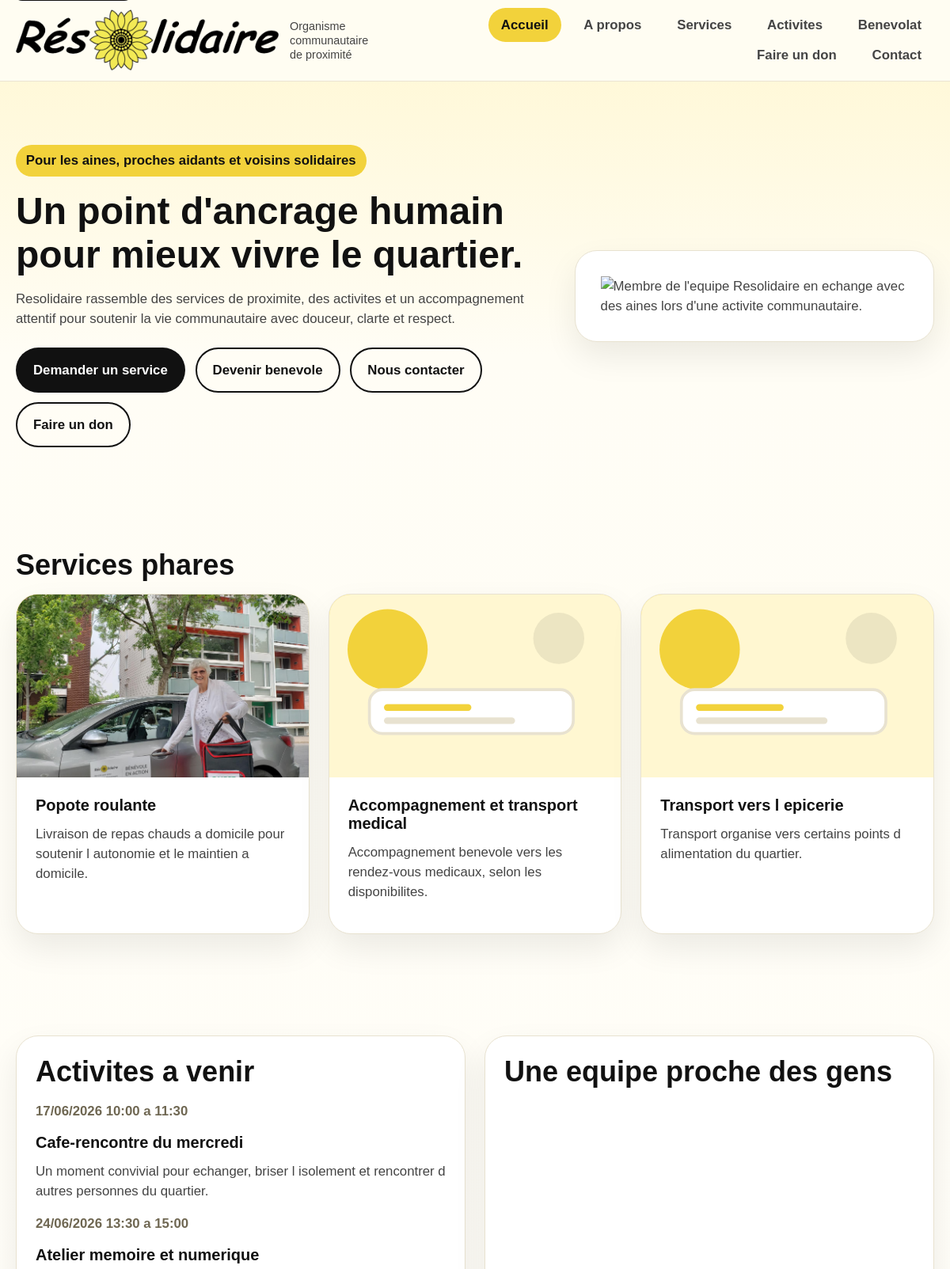
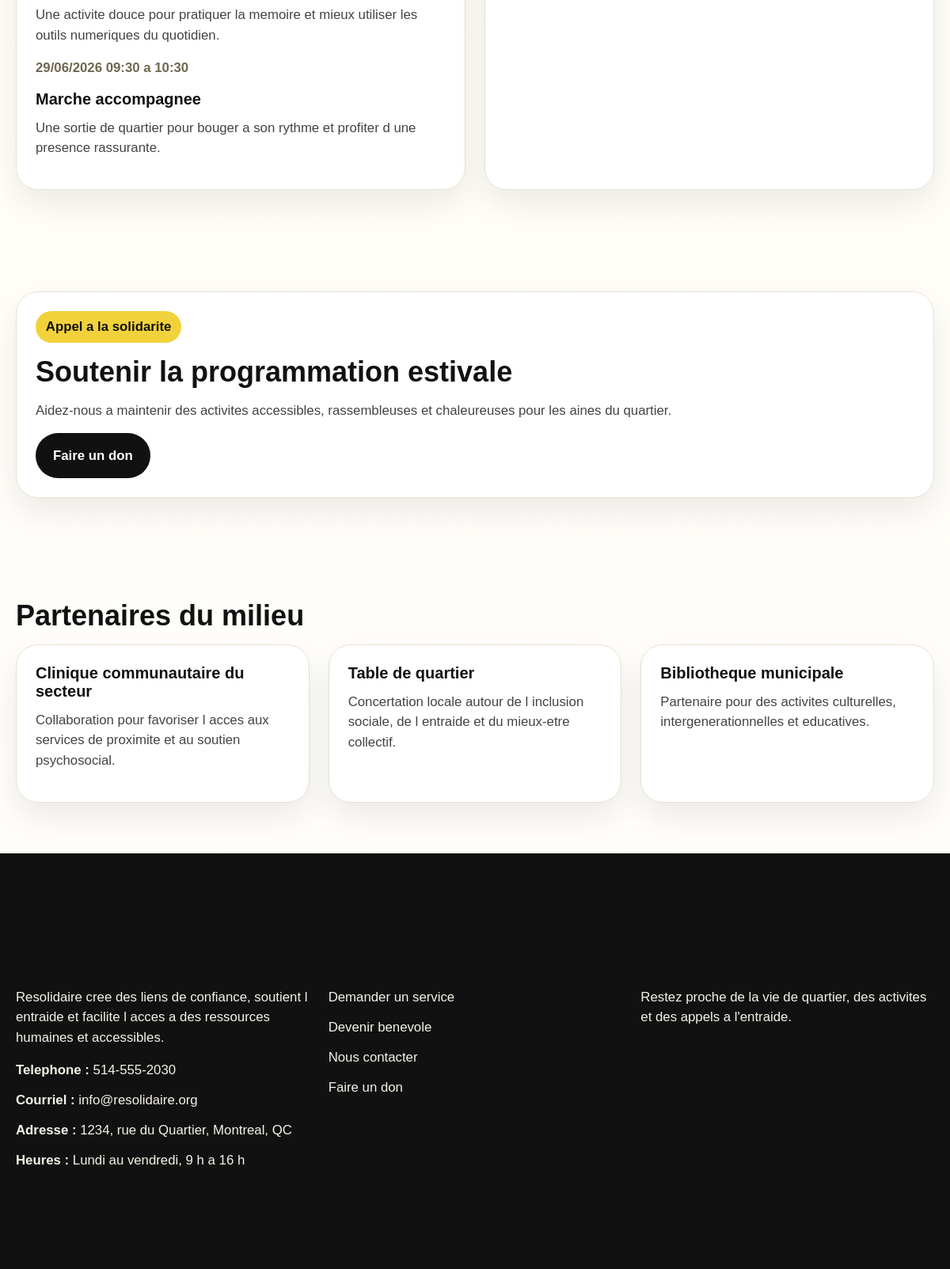
The page /index.php on the database its author committed (2 pictures, top to bottom).
### tables this page shows
CREATE TABLE services (
  id INT AUTO_INCREMENT PRIMARY KEY,
  title VARCHAR(180) NOT NULL,
  slug VARCHAR(180) NOT NULL UNIQUE,
  short_description TEXT,
  full_description TEXT,
  eligibility TEXT,
  price_info TEXT,
  contact_info TEXT,
  image VARCHAR(255),
  display_order INT DEFAULT 0,
  is_active TINYINT(1) DEFAULT 1,
  updated_at TIMESTAMP DEFAULT CURRENT_TIMESTAMP ON UPDATE CURRENT_TIMESTAMP
);

CREATE TABLE activities (
  id INT AUTO_INCREMENT PRIMARY KEY,
  title VARCHAR(180) NOT NULL,
  description TEXT,
  activity_date DATE,
  start_time TIME,
  end_time TIME,
  location VARCHAR(180),
  price VARCHAR(100),
  image VARCHAR(255),
  is_published TINYINT(1) DEFAULT 1,
  created_at TIMESTAMP DEFAULT CURRENT_TIMESTAMP
);

CREATE TABLE donation_calls (
  id INT AUTO_INCREMENT PRIMARY KEY,
  title VARCHAR(180) NOT NULL,
  description TEXT,
  button_text VARCHAR(100),
  button_url VARCHAR(255),
  image VARCHAR(255),
  is_active TINYINT(1) DEFAULT 1,
  created_at TIMESTAMP DEFAULT CURRENT_TIMESTAMP
);

CREATE TABLE partners (
  id INT AUTO_INCREMENT PRIMARY KEY,
  name VARCHAR(180) NOT NULL,
  description TEXT,
  logo VARCHAR(255),
  website_url VARCHAR(255),
  display_order INT DEFAULT 0,
  is_active TINYINT(1) DEFAULT 1,
  created_at TIMESTAMP DEFAULT CURRENT_TIMESTAMP
);

### app/helpers/functions.php (called while the page is built, shortened)
<?php
function e(?string $value): string
{
    return htmlspecialchars((string) $value, ENT_QUOTES, 'UTF-8');
}
function public_url(string $path = ''): string
{
    $scriptName = str_replace('\\', '/', $_SERVER['SCRIPT_NAME'] ?? '');
    return '/' . ltrim($path, '/');
}
function asset_url(string $path): string
{
    $scriptName = str_replace('\\', '/', $_SERVER['SCRIPT_NAME'] ?? '');
    return '/assets/' . ltrim($path, '/');
}
function upload_url(?string $path): string
{
    if (!$path) {
        return asset_url('images/placeholders/default-card.svg');
    }
    return asset_url('uploads/' . ltrim($path, '/'));
}
function format_date(?string $date, string $format = 'd/m/Y'): string
{
    $timestamp = strtotime($date);
    return $timestamp ? date($format, $timestamp) : '';
}
function format_datetime(?string $date, ?string $timeStart = null, ?string $timeEnd = null): string
{
    $parts = [format_date($date)];
    if ($timeStart) {
        $parts[] = substr($timeStart, 0, 5);
    }
    if ($timeEnd) {
        $parts[] = 'a ' . substr($timeEnd, 0, 5);
    }
    return implode(' ', $parts);
}

### app/config/database.php (called while the page is built, shortened)
<?php
function db(): PDO
{
    static $pdo = null;
    if ($pdo instanceof PDO) {
        return $pdo;
    }
    $host = '127.0.0.1';
    $port = '3306';
    $database = 'resolidaire';
    $username = 'root';
    $password = '';
    $charset = 'utf8mb4';
    $dsn = "mysql:host={$host};port={$port};dbname={$database};charset={$charset}";
    $options = [
        PDO::ATTR_ERRMODE => PDO::ERRMODE_EXCEPTION,
        PDO::ATTR_DEFAULT_FETCH_MODE => PDO::FETCH_ASSOC,
        PDO::ATTR_EMULATE_PREPARES => false,
    ];
    $pdo = new PDO($dsn, $username, $password, $options);
    return $pdo;
}

### app/models/Service.php (called while the page is built, shortened)
<?php
class Service
{
    public static function featured(int $limit = 4): array
    {
        $stmt = db()->prepare('SELECT * FROM services WHERE is_active = 1 ORDER BY display_order ASC LIMIT :service_limit');
        $stmt->bindValue(':service_limit', $limit, PDO::PARAM_INT);
        $stmt->execute();
        return $stmt->fetchAll();
    }
}

### app/models/Activity.php (called while the page is built, shortened)
<?php
class Activity
{
    public static function upcoming(int $limit = 3): array
    {
        $stmt = db()->prepare('
            SELECT * FROM activities
            WHERE is_published = 1
            ORDER BY activity_date ASC, start_time ASC
            LIMIT :activity_limit
        ');
        $stmt->bindValue(':activity_limit', $limit, PDO::PARAM_INT);
        $stmt->execute();
        return $stmt->fetchAll();
    }
}

### app/models/DonationCall.php (called while the page is built, shortened)
<?php
class DonationCall
{
    public static function activeOne(): ?array
    {
        $stmt = db()->query('SELECT * FROM donation_calls WHERE is_active = 1 ORDER BY created_at DESC LIMIT 1');
        $item = $stmt->fetch();
        return $item ?: null;
    }
}

### app/models/Partner.php (called while the page is built, shortened)
<?php
class Partner
{
    public static function all(bool $activeOnly = false): array
    {
        $sql = 'SELECT * FROM partners';
        if ($activeOnly) {
            $sql .= ' WHERE is_active = 1';
        }
        $sql .= ' ORDER BY display_order ASC, name ASC';
        return db()->query($sql)->fetchAll();
    }
}

### public/index.php (the view, shortened to what this page needs)
<?php
require_once __DIR__ . '/../includes/header.php';
$featuredServices = Service::featured(3);
$activities = Activity::upcoming(3);
$partners = array_slice(Partner::all(true), 0, 4);
$donationCall = DonationCall::activeOne();
require_once __DIR__ . '/../includes/nav.php';
?>
<main id="main-content">
    <section class="hero">
        <div class="container hero-grid">
            <div class="hero-copy">
                <span class="eyebrow">Pour les aines, proches aidants et voisins solidaires</span>
                <h1>Un point d'ancrage humain pour mieux vivre le quartier.</h1>
                <p>Resolidaire rassemble des services de proximite, des activites et un accompagnement attentif pour soutenir la vie communautaire avec douceur, clarte et respect.</p>
                <div class="quick-links">
                    <a class="button" href="<?= e(public_url('services.php')); ?>">Demander un service</a>
                    <a class="button button-secondary" href="<?= e(public_url('benevolat.php')); ?>">Devenir benevole</a>
                    <a class="button button-secondary" href="<?= e(public_url('contact.php')); ?>">Nous contacter</a>
                    <a class="button button-secondary" href="<?= e(public_url('don.php')); ?>">Faire un don</a>
                </div>
            </div>
            <div class="hero-card hero-media">
                <img src="<?= e(asset_url('images/hero/home-hero-photo.png')); ?>" alt="Membre de l'equipe Resolidaire en echange avec des aines lors d'une activite communautaire.">
            </div>
        </div>
    </section>
    <section>
        <div class="container">
            <h2>Services phares</h2>
            <div class="cards-grid">
                <?php foreach ($featuredServices as $service): ?>
                    <article class="card">
                        <div class="card-media"><img src="<?= e(upload_url($service['image'])); ?>" alt="<?= e($service['title']); ?>"></div>
                        <div class="card-body">
                            <h3><?= e($service['title']); ?></h3>
                            <p><?= e($service['short_description']); ?></p>
                        </div>
                    </article>
                <?php endforeach; ?>
            </div>
        </div>
    </section>
    <section>
        <div class="container split-grid">
            <div class="panel">
                <h2>Activites a venir</h2>
                <?php foreach ($activities as $activity): ?>
                    <article>
                        <p class="meta"><?= e(format_datetime($activity['activity_date'], $activity['start_time'], $activity['end_time'])); ?></p>
                        <h3><?= e($activity['title']); ?></h3>
                        <p><?= e($activity['description']); ?></p>
                    </article>
                <?php endforeach; ?>
            </div>
            <div class="panel">
                <h2>Une equipe proche des gens</h2>
            </div>
        </div>
    </section>
    <?php if ($donationCall): ?>
        <section>
            <div class="container">
                <div class="panel">
                    <span class="eyebrow">Appel a la solidarite</span>
                    <h2><?= e($donationCall['title']); ?></h2>
                    <p><?= e($donationCall['description']); ?></p>
                    <a class="button" href="<?= e($donationCall['button_url'] ?: SiteSetting::get('donation_url', '#')); ?>" target="_blank" rel="noopener">
                        <?= e($donationCall['button_text'] ?: 'Faire un don'); ?>
                    </a>
                </div>
            </div>
        </section>
    <?php endif; ?>
    <section>
        <div class="container">
            <h2>Partenaires du milieu</h2>
            <div class="cards-grid">
                <?php foreach ($partners as $partner): ?>
                    <article class="card">
                        <div class="card-body">
                            <h3><?= e($partner['name']); ?></h3>
                            <p><?= e($partner['description']); ?></p>
                        </div>
                    </article>
                <?php endforeach; ?>
            </div>
        </div>
    </section>
</main>
<?php require_once __DIR__ . '/../includes/footer.php'; ?>

### public/assets/css/style.css (style rules this page uses)
:root { --color-primary: #f2d23b; --color-black: #111111; --color-text: #444444; --color-bg: #fffdf5; --color-white: #ffffff; --color-border: #e8e2d0; --color-accent: #f7f0ce; --shadow-soft: 0 18px 40px rgba(17, 17, 17, 0.08); --radius-lg: 28px; --radius-md: 18px; --radius-sm: 12px; --container: 1160px; }
body { font-family: Arial, sans-serif; background: linear-gradient(180deg, #fff7d1 0%, var(--color-bg) 14%, #fffefb 100%); color: var(--color-text); font-size: 1.05rem; }
.container { width: min(calc(100% - 2rem), var(--container)); margin: 0 auto; }
main { display: block; }
section { padding: 4rem 0; }
.hero { padding: 5rem 0 4rem; }
.hero-grid, .split-grid, .footer-grid, .stats-grid, .cards-grid { display: grid; gap: 1.5rem; }
.hero-grid { grid-template-columns: 1.2fr 0.8fr; align-items: center; }
.hero-card, .panel, .card, .stat-card, .contact-card { background: var(--color-white); border: 1px solid var(--color-border); border-radius: var(--radius-lg); box-shadow: var(--shadow-soft); }
.hero-card { padding: 2rem; }
.eyebrow { display: inline-block; padding: 0.45rem 0.8rem; background: var(--color-primary); border-radius: 999px; font-weight: 700; color: var(--color-black); margin-bottom: 1rem; }
h1, h2, h3 { color: var(--color-black); line-height: 1.15; }
h1 { font-size: clamp(2.3rem, 4vw, 4.5rem); margin-bottom: 1rem; }
h2 { font-size: clamp(1.7rem, 3vw, 2.7rem); margin-bottom: 1rem; }
h3 { font-size: 1.25rem; margin-bottom: 0.75rem; }
p { margin-bottom: 1rem; }
.button, button, .button-link { display: inline-flex; align-items: center; justify-content: center; gap: 0.5rem; min-height: 48px; padding: 0.85rem 1.25rem; border-radius: 999px; border: 2px solid transparent; background: var(--color-black); color: var(--color-white); font-weight: 700; cursor: pointer; }
.button-secondary { background: transparent; color: var(--color-black); border-color: var(--color-black); }
.quick-links { display: flex; flex-wrap: wrap; gap: 0.8rem; margin-top: 1.5rem; }
.cards-grid { grid-template-columns: repeat(3, minmax(0, 1fr)); }
.card { overflow: hidden; }
.card-body, .panel, .contact-card { padding: 1.5rem; }
.card-media { aspect-ratio: 16 / 10; background: linear-gradient(135deg, #f2d23b, #fff2b5); }
.card-media img { width: 100%; height: 100%; object-fit: cover; }
.meta { color: #6f6752; font-weight: 700; }
.split-grid { grid-template-columns: repeat(2, minmax(0, 1fr)); }

### rows shown on the page
services: image (picture), title "Popote roulante", short_description "Livraison de repas chauds a domicile pour soutenir l autonomie et le maintien a domicile."
services: title "Accompagnement et transport medical", short_description "Accompagnement benevole vers les rendez-vous medicaux, selon les disponibilites."
services: title "Transport vers l epicerie", short_description "Transport organise vers certains points d alimentation du quartier."
activities: activity_date+start_time+end_time "17/06/2026 10:00 a 11:30", title "Cafe-rencontre du mercredi", description "Un moment convivial pour echanger, briser l isolement et rencontrer d autres personnes du quartier."
activities: activity_date+start_time+end_time "24/06/2026 13:30 a 15:00", title "Atelier memoire et numerique", description "Une activite douce pour pratiquer la memoire et mieux utiliser les outils numeriques du quotidien."
activities: activity_date+start_time+end_time "29/06/2026 09:30 a 10:30", title "Marche accompagnee", description "Une sortie de quartier pour bouger a son rythme et profiter d une presence rassurante."
donation_calls: title "Soutenir la programmation estivale", description "Aidez-nous a maintenir des activites accessibles, rassembleuses et chaleureuses pour les aines du quartier.", button_text "Faire un don"
partners: name "Clinique communautaire du secteur", description "Collaboration pour favoriser l acces aux services de proximite et au soutien psychosocial."
partners: name "Table de quartier", description "Concertation locale autour de l inclusion sociale, de l entraide et du mieux-etre collectif."
partners: name "Bibliotheque municipale", description "Partenaire pour des activites culturelles, intergenerationnelles et educatives."

### other values the page prints
$label "Accueil"
$label "A propos"
$label "Services"
$label "Activites"
$label "Benevolat"
$label "Faire un don"
$label "Contact"
$footerIntro "Resolidaire cree des liens de confiance, soutient l entraide et facilite l acces a des ressources humaines et accessibles."
$siteSettings['phone'] "514-555-2030"
$siteSettings['email'] "info@resolidaire.org"
$siteSettings['address'] "1234, rue du Quartier, Montreal, QC"
$siteSettings['opening_hours'] "Lundi au vendredi, 9 h a 16 h"
$link['label'] "Demander un service"
$link['label'] "Devenir benevole"
$link['label'] "Nous contacter"
